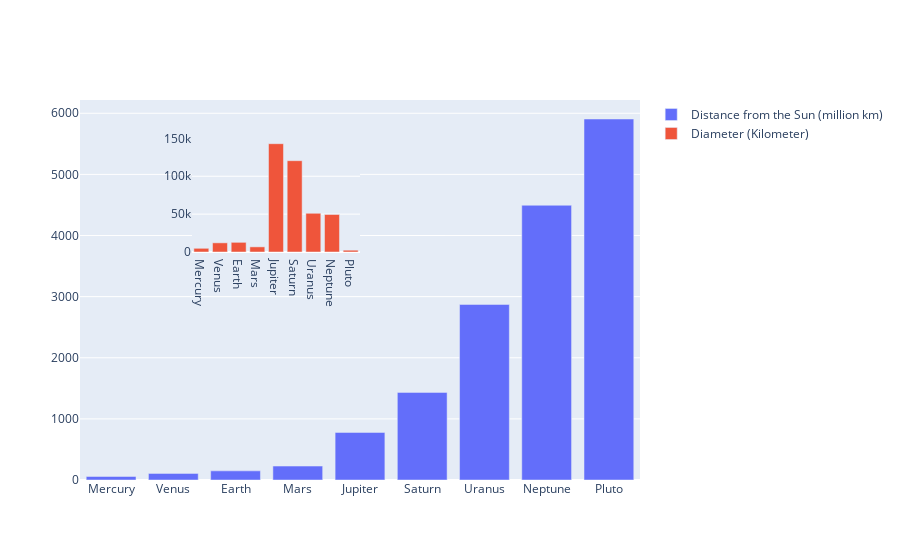

Notebook code cell kept with this figure:
### Code cell
offline.iplot(fig)

### Figure 1 — Plotly figure (JSON) as saved in the notebook; plotly's stock layout.template omitted (floating-point values rounded to 4 significant figures)
{"data": [{"name": "Distance from the Sun (million km)", "type": "bar", "x": ["Mercury", "Venus", "Earth", "Mars", "Jupiter", "Saturn", "Uranus", "Neptune", "Pluto"], "y": [57.9, 108.2, 149.6, 227.9, 778.6, 1434.0, 2872.0, 4495.0, 5906.0]}, {"name": "Diameter (Kilometer)", "type": "bar", "x": ["Mercury", "Venus", "Earth", "Mars", "Jupiter", "Saturn", "Uranus", "Neptune", "Pluto"], "xaxis": "x2", "y": [4879, 12104, 12756, 6792, 142984, 120536, 51118, 49528, 2370], "yaxis": "y2"}], "layout": {"autosize": true, "xaxis": {"autorange": true, "range": [-0.5, 8.5], "type": "category"}, "xaxis2": {"anchor": "y2", "autorange": true, "domain": [0.2, 0.5], "range": [-0.5, 8.5], "type": "category"}, "yaxis": {"autorange": true, "range": [0, 6217.0], "type": "linear"}, "yaxis2": {"anchor": "x2", "autorange": true, "domain": [0.6, 0.9], "range": [0, 150500.0], "type": "linear"}}}
